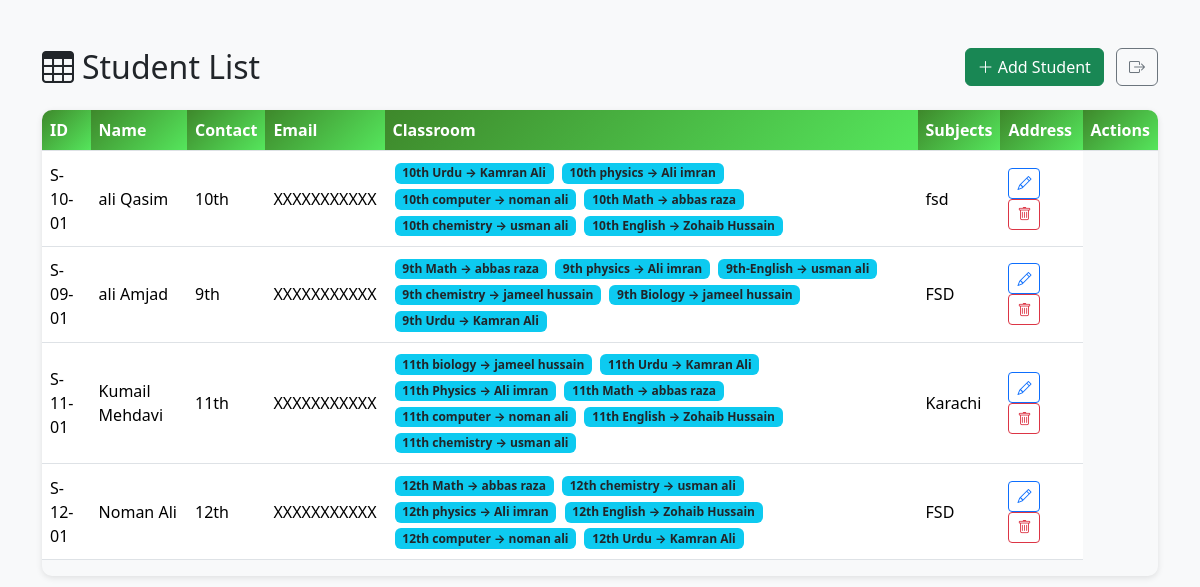
Page /list_students/ on the committed database.
### app_Admin/models/student.py (models this page shows, shortened)
class Student(models.Model):
    user = models.OneToOneField(User, on_delete=models.CASCADE)
    id=models.CharField(max_length=250, primary_key=True)
    first_name=models.CharField(max_length=250)
    last_name=models.CharField(max_length=250)
    classroom=models.ForeignKey(Classroom, on_delete=models.CASCADE)
    address=models.TextField()
    subject=models.ManyToManyField('app_Admin.Subject', through='Student_Subject', related_name='subject_of_studentt')
    email=models.EmailField(unique=True, default='@')
    contact_no=models.CharField(max_length=11, default='XXXXXXXXXXX')

### app_Admin/models/classroom.py (models this page shows, shortened)
class Classroom(models.Model):
    id=models.IntegerField(max_length=2, primary_key=True)
    name=models.CharField(max_length=50,default='class')

### app_Admin/models/subject.py (models this page shows, shortened)
class Subject(models.Model):
    id=models.CharField(max_length=50, primary_key=True)
    name=models.CharField(max_length=50,)
    classroom=models.ForeignKey(Classroom, on_delete=models.CASCADE, default='9')

### app_Admin/models/teacher.py (models this page shows, shortened)
class Teacher(models.Model):
    user = models.OneToOneField(User, on_delete=models.CASCADE)
    id=models.CharField(max_length=50, unique=True, primary_key=True)
    first_name=models.CharField(max_length=100)
    last_name=models.CharField(max_length=100)
    subject=models.ManyToManyField('app_Admin.Subject', through='Teacher_Subject', related_name='subject_of_teachers')
    classroom=models.ManyToManyField('app_Admin.classroom', through='Teacher_Classroom', related_name='classroom_of_teachers')
    address=models.TextField()
    contact_no=models.CharField(max_length=11)
    email=models.EmailField(unique=True)
    Join_date=models.DateField()
    school=models.ForeignKey(School, on_delete=models.CASCADE)

### app_Admin/views_part/admin_view.py (the view, shortened to what this page needs)
# urls.py: path('list_students/',views.listOfStudents.as_view(), name='list_students'),
class listOfStudents(View):
    def get(self,request):
        list_students=Student.objects.all()
        return render(request,'list_students.html',{'list_students':list_students})

### app_Admin/templates/list_students.html (shortened to what this page needs)
  {% load static %}
  <!DOCTYPE html>
  <html lang="en">
  <head>
    <link href="https://cdn.jsdelivr.net/npm/bootstrap@5.3.7/dist/css/bootstrap.min.css" rel="stylesheet">
    <link href="https://cdn.jsdelivr.net/npm/bootstrap-icons@1.11.3/font/bootstrap-icons.min.css" rel="stylesheet">
  </head>
  <body class="bg-light">
  <div class="container py-5">
    <div class="d-flex justify-content-between align-items-center mb-4">
      <h2 class="mb-0"><i class="bi bi-table me-2"></i>Student List</h2>
      <div>
        <a href="{% url 'add_students' %}" class="btn btn-success me-2">
          <i class="bi bi-plus-lg"></i> Add Student
        </a>
        <a href="{% url 'school' %}" class="btn btn-outline-secondary" title="Back to Dashboard">
          <i class="bi bi-box-arrow-right"></i>
        </a>
      </div>
    </div>
    <div class="table-responsive">
      <table class="table table-hover align-middle">
        <thead>
          <tr>
            <th>ID</th>
            <th>Name</th>
            <th>Contact</th>
            <th>Email</th>
            <th>Classroom</th>
            <th>Subjects</th>
            <th>Address</th>
            <th>Actions</th>
          </tr>
        </thead>
        <tbody id="studentTable">
          {% include "table_students.html" %}
        </tbody>
      </table>
    </div>
  </div>
</body>
  </html>

### app_Admin/templates/table_students.html (shortened to what this page needs)
  {% for student in list_students %}
          <tr>
            <td>{{ student.id }}</td>
            <td>{{ student.first_name }} {{ student.last_name }}</td>
            <td>{{ student.classroom.name }}</td>
            <td>{{ student.contact_no }}</td>
       <td>
  {% for subject in student.subject.all %}
    {% with subject.subject_of_teachers.first as teacher %}
      {% if teacher %}
        <span class="badge bg-info text-dark">
          {{ subject.name }} → {{ teacher.first_name }} {{ teacher.last_name }}
        </span>
      {% else %}
        <span class="badge bg-warning text-dark">
          {{ subject.name }} → No teacher assigned
        </span>
      {% endif %}
    {% endwith %}
  {% empty %}
    <span class="text-muted">No subjects</span>
  {% endfor %}
</td>
            <td>{{ student.address|truncatewords:8 }}</td>
            <td>
              <a href="{% url 'edit_students' student.id %}" class="btn btn-sm btn-outline-primary me-1" title="Edit">
                <i class="bi bi-pencil"></i>
              </a>
              <a href="{% url 'delete_students' student.id %}" class="btn btn-sm btn-outline-danger" title="Delete">
                <i class="bi bi-trash"></i>
              </a>
            </td>
          </tr>
          {% empty %}
          <tr>
            <td colspan="8" class="text-center text-muted py-4">
              <i class="bi bi-info-circle me-1"></i> No students found.
            </td>
          </tr>
          {% endfor %}

### app_Admin/templates/list_students.html (style rules this page uses)
.table-responsive { box-shadow: 0 2px 6px rgba(0,0,0,0.1); border-radius: 10px; overflow: hidden; }
.table th { background: linear-gradient(135deg,rgb(62, 136, 43),rgb(85, 230, 92)); color: white; }
.badge { margin: 2px; }

### rows in the picture
Student: id "S-10-01", first_name "ali", last_name "Qasim", classroom.name "10th", contact_no "XXXXXXXXXXX", address "fsd"
Subject: name "10th Urdu", subject_of_teachers.first.first_name "Kamran", subject_of_teachers.first.last_name "Ali"
Subject: name "10th physics", subject_of_teachers.first.first_name "Ali", subject_of_teachers.first.last_name "imran"
Subject: name "10th computer", subject_of_teachers.first.first_name "noman", subject_of_teachers.first.last_name "ali"
Subject: name "10th Math", subject_of_teachers.first.first_name "abbas", subject_of_teachers.first.last_name "raza"
Subject: name "10th chemistry", subject_of_teachers.first.first_name "usman", subject_of_teachers.first.last_name "ali"
Subject: name "10th English", subject_of_teachers.first.first_name "Zohaib", subject_of_teachers.first.last_name "Hussain"
Student: id "S-09-01", first_name "ali", last_name "Amjad", classroom.name "9th", contact_no "XXXXXXXXXXX", address "FSD"
Subject: name "9th Math", subject_of_teachers.first.first_name "abbas", subject_of_teachers.first.last_name "raza"
Subject: name "9th physics", subject_of_teachers.first.first_name "Ali", subject_of_teachers.first.last_name "imran"
Subject: name "9th-English", subject_of_teachers.first.first_name "usman", subject_of_teachers.first.last_name "ali"
Subject: name "9th chemistry", subject_of_teachers.first.first_name "jameel", subject_of_teachers.first.last_name "hussain"
Subject: name "9th Biology", subject_of_teachers.first.first_name "jameel", subject_of_teachers.first.last_name "hussain"
Subject: name "9th Urdu", subject_of_teachers.first.first_name "Kamran", subject_of_teachers.first.last_name "Ali"
Student: id "S-11-01", first_name "Kumail", last_name "Mehdavi", classroom.name "11th", contact_no "XXXXXXXXXXX", address "Karachi"
Subject: name "11th biology", subject_of_teachers.first.first_name "jameel", subject_of_teachers.first.last_name "hussain"
Subject: name "11th Urdu", subject_of_teachers.first.first_name "Kamran", subject_of_teachers.first.last_name "Ali"
Subject: name "11th Physics", subject_of_teachers.first.first_name "Ali", subject_of_teachers.first.last_name "imran"
Subject: name "11th Math", subject_of_teachers.first.first_name "abbas", subject_of_teachers.first.last_name "raza"
Subject: name "11th computer", subject_of_teachers.first.first_name "noman", subject_of_teachers.first.last_name "ali"
Subject: name "11th English", subject_of_teachers.first.first_name "Zohaib", subject_of_teachers.first.last_name "Hussain"
Subject: name "11th chemistry", subject_of_teachers.first.first_name "usman", subject_of_teachers.first.last_name "ali"
Student: id "S-12-01", first_name "Noman", last_name "Ali", classroom.name "12th", contact_no "XXXXXXXXXXX", address "FSD"
Subject: name "12th Math", subject_of_teachers.first.first_name "abbas", subject_of_teachers.first.last_name "raza"
Subject: name "12th chemistry", subject_of_teachers.first.first_name "usman", subject_of_teachers.first.last_name "ali"
Subject: name "12th physics", subject_of_teachers.first.first_name "Ali", subject_of_teachers.first.last_name "imran"
Subject: name "12th English", subject_of_teachers.first.first_name "Zohaib", subject_of_teachers.first.last_name "Hussain"
Subject: name "12th computer", subject_of_teachers.first.first_name "noman", subject_of_teachers.first.last_name "ali"
Subject: name "12th Urdu", subject_of_teachers.first.first_name "Kamran", subject_of_teachers.first.last_name "Ali"
